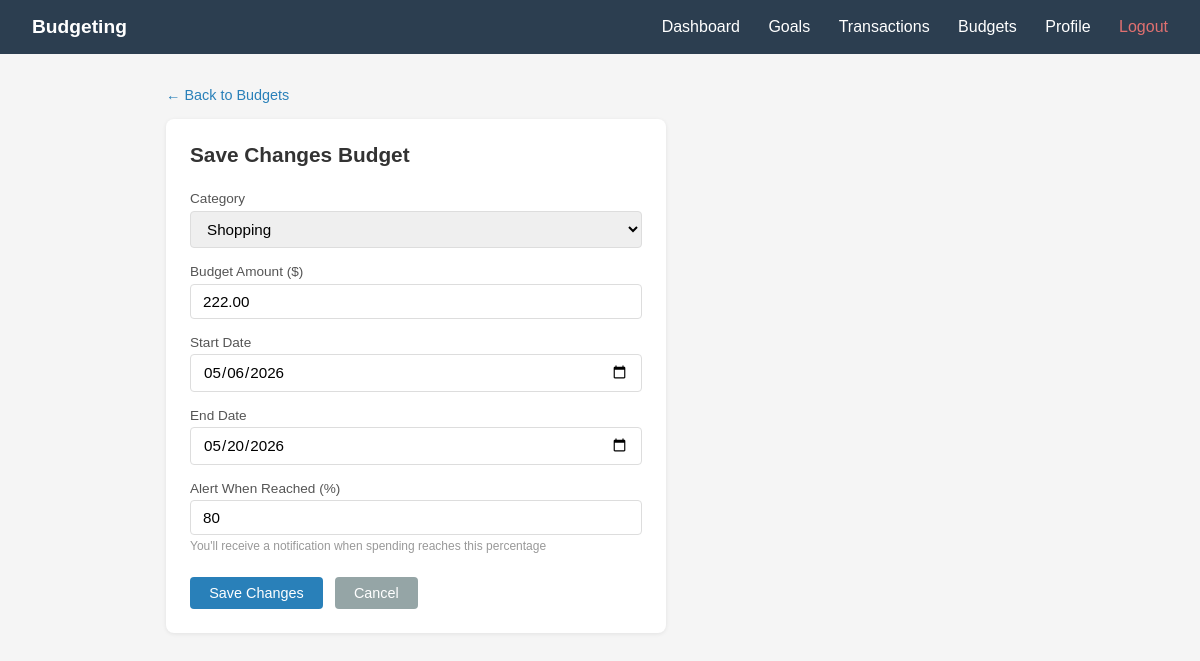
The page /budgets/2/edit/ (signed in) on the database its author committed.
### budgets/models.py (models this page shows, shortened)
class Budget(models.Model):
    user = models.ForeignKey(settings.AUTH_USER_MODEL, on_delete=models.CASCADE)
    category = models.ForeignKey("transactions.Category", on_delete=models.CASCADE)
    amount = models.DecimalField(max_digits=10, decimal_places=2)
    start_date = models.DateField()
    end_date = models.DateField()
    alert_threshold = models.PositiveIntegerField(default=80)
    spent = models.DecimalField(max_digits=10, decimal_places=2, default=0)
    class Meta:
        ordering = ['-start_date']

### budgets/views.py (the view, shortened to what this page needs)
# urls.py: path('<int:pk>/edit/', views.BudgetEditView.as_view(), name='budget_edit'),
@method_decorator(login_required, name='dispatch')
class BudgetEditView(View):
    def get(self, request: HttpRequest, pk: int) -> HttpResponse:
        budget = get_object_or_404(Budget, pk=pk, user=request.user)
        form = BudgetForm(request.user, instance=budget)
        return render(request, 'budgets/budget_form.html', {'form': form, 'action': 'Save Changes'})

### budgets/forms.py
class BudgetForm(forms.ModelForm):
    class Meta:
        model = Budget
        fields = ['category', 'amount', 'start_date', 'end_date', 'alert_threshold']
    def __init__(self, user, *args, **kwargs) -> None:
        super().__init__(*args, **kwargs)
        self.fields['category'].queryset = (
            Category.objects.filter(user=user) | Category.objects.filter(user=None)
        )

### transactions/models.py (called while the page is built)
    def __str__(self):
        return self.name

### budgets/templates/budgets/budget_form.html (shortened to what this page needs)
{% extends 'base.html' %}
{% block content %}
<a href="{% url 'budgets:budget_list' %}" class="back-link">← Back to Budgets</a>
<div class="card">
    <h2>{{ action }} Budget</h2>
    <form method="post">
        <div class="field">
    <label>Category</label>
    {{ form.category }}
</div>
        <div class="field">
            <label>Budget Amount ($)</label>
            <input type="number" name="amount" step="0.01" min="0.01" placeholder="0.00"
                   value="{{ form.instance.amount|default:'' }}">
        </div>
        <div class="field">
            <label>Start Date</label>
            <input type="date" name="start_date"
                   value="{{ form.instance.start_date|date:'Y-m-d'|default:'' }}">
        </div>
        <div class="field">
            <label>End Date</label>
            <input type="date" name="end_date"
                   value="{{ form.instance.end_date|date:'Y-m-d'|default:'' }}">
        </div>
        <div class="field">
            <label>Alert When Reached (%)</label>
            <input type="number" name="alert_threshold" min="1" max="100"
                   value="{{ form.instance.alert_threshold|default:80 }}">
            <div class="hint">You'll receive a notification when spending reaches this percentage</div>
        </div>
        <div class="form-actions">
            <button type="submit" class="btn btn-primary">{{ action }}</button>
            <a href="{% url 'budgets:budget_list' %}" class="btn btn-secondary">Cancel</a>
        </div>
    </form>
</div>
{% endblock %}

### saving_goals/templates/base.html (style rules this page uses)
* { box-sizing: border-box; margin: 0; padding: 0; }
body { font-family: Arial, sans-serif; background: #f5f5f5; color: #333; }
.btn { display: inline-block; padding: 0.5rem 1.2rem; border-radius: 4px; border: none; cursor: pointer; font-size: 0.9rem; text-decoration: none; }
.btn-primary { background: #2980b9; color: white; }
.btn-secondary { background: #95a5a6; color: white; }

### budgets/templates/budgets/budget_form.html (style rules this page uses)
.back-link { color: #2980b9; text-decoration: none; font-size: 0.9rem; display: inline-block; margin-bottom: 1rem; }
.card { background: white; border-radius: 8px; padding: 1.5rem; box-shadow: 0 1px 4px rgba(0,0,0,0.08); max-width: 500px; }
.card h2 { font-size: 1.3rem; margin-bottom: 1.5rem; }
.field { margin-bottom: 1rem; }
.field label { display: block; font-size: 0.85rem; color: #555; margin-bottom: 0.3rem; font-weight: 500; }
.field input, .field select { width: 100%; padding: 0.5rem 0.75rem; border: 1px solid #ddd; border-radius: 4px; font-size: 0.95rem; font-family: Arial, sans-serif; }
.field .hint { font-size: 0.75rem; color: #999; margin-top: 0.25rem; }
.form-actions { display: flex; gap: 0.75rem; margin-top: 1.5rem; }

### rows shown on the page
Budget: category "Shopping", amount "222.00", start_date "05/06/2026", end_date "05/20/2026", alert_threshold "80"

### other values the page prints
{{ action }} "Save Changes"
